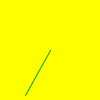
Frame 1 (no input)
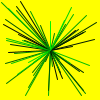
Frame 60 (the mouse pressed at the canvas centre just before this capture)
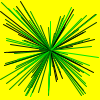
Frame 120 (the mouse held since frame 60 and released just before this capture)

The Processing sketch that drew these frames (run headless with seeded random() and noise(); from frame 60 on, the mouse is pressed at the canvas centre):

// Processing sketch: proj3_lightspeed
// ── proj3_lightspeed.pde
void setup() {
  background(300,300,0); // this makes the background black
}

void draw() {
  stroke(0, random(255), 0); // R, G, B

  // the screen is 100 pixels wide and 100 pixels tall
  // lines start at the middle of the screen (50, 50)
  line(50, 50, random(100), random(100) );
}
